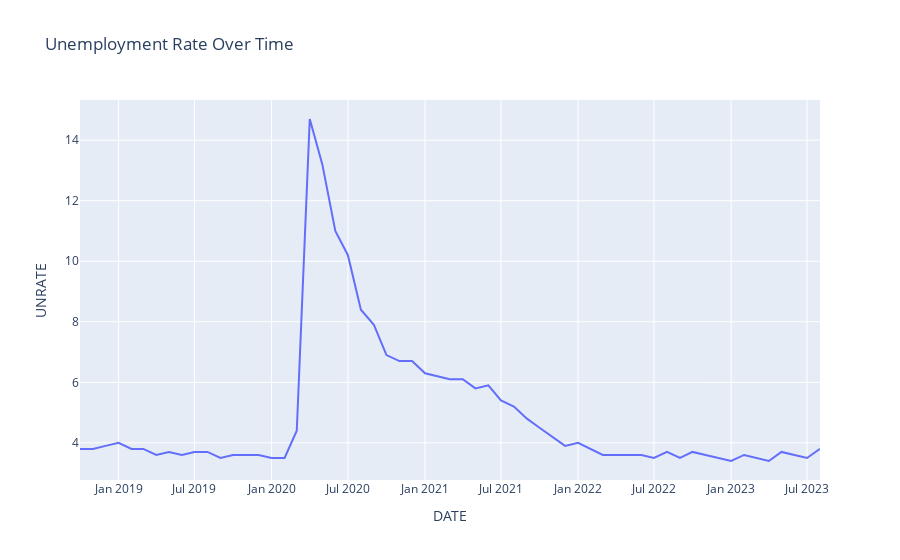

Notebook cell for this chart:
### Markdown cell above
## Unemployment Rate Over Time

### Code cell
# Plotting the unemployment data
fig = px.line(unemployment_data, x=unemployment_data.index, y='UNRATE', title='Unemployment Rate Over Time')
fig.show()

### Figure 1 — Plotly figure (JSON) as saved in the notebook; plotly's stock layout.template omitted (floating-point values rounded to 4 significant figures)
{"data": [{"hovertemplate": "DATE=%{x}<br>UNRATE=%{y}<extra></extra>", "legendgroup": "", "line": {"color": "#636efa", "dash": "solid"}, "marker": {"symbol": "circle"}, "mode": "lines", "name": "", "orientation": "v", "showlegend": false, "type": "scatter", "x": ["2018-10-01T00:00:00", "2018-11-01T00:00:00", "2018-12-01T00:00:00", "2019-01-01T00:00:00", "2019-02-01T00:00:00", "2019-03-01T00:00:00", "2019-04-01T00:00:00", "2019-05-01T00:00:00", "2019-06-01T00:00:00", "2019-07-01T00:00:00", "2019-08-01T00:00:00", "2019-09-01T00:00:00", "2019-10-01T00:00:00", "2019-11-01T00:00:00", "2019-12-01T00:00:00", "2020-01-01T00:00:00", "2020-02-01T00:00:00", "2020-03-01T00:00:00", "2020-04-01T00:00:00", "2020-05-01T00:00:00", "2020-06-01T00:00:00", "2020-07-01T00:00:00", "2020-08-01T00:00:00", "2020-09-01T00:00:00", "2020-10-01T00:00:00", "2020-11-01T00:00:00", "2020-12-01T00:00:00", "2021-01-01T00:00:00", "2021-02-01T00:00:00", "2021-03-01T00:00:00", "2021-04-01T00:00:00", "2021-05-01T00:00:00", "2021-06-01T00:00:00", "2021-07-01T00:00:00", "2021-08-01T00:00:00", "2021-09-01T00:00:00", "2021-10-01T00:00:00", "2021-11-01T00:00:00", "2021-12-01T00:00:00", "2022-01-01T00:00:00", "2022-02-01T00:00:00", "2022-03-01T00:00:00", "2022-04-01T00:00:00", "2022-05-01T00:00:00", "2022-06-01T00:00:00", "2022-07-01T00:00:00", "2022-08-01T00:00:00", "2022-09-01T00:00:00", "2022-10-01T00:00:00", "2022-11-01T00:00:00", "2022-12-01T00:00:00", "2023-01-01T00:00:00", "2023-02-01T00:00:00", "2023-03-01T00:00:00", "2023-04-01T00:00:00", "2023-05-01T00:00:00", "2023-06-01T00:00:00", "2023-07-01T00:00:00", "2023-08-01T00:00:00"], "xaxis": "x", "y": [3.8, 3.8, 3.9, 4, 3.8, 3.8, 3.6, 3.7, 3.6, 3.7, 3.7, 3.5, 3.6, 3.6, 3.6, 3.5, 3.5, 4.4, 14.7, 13.2, 11, 10.2, 8.4, 7.9, 6.9, 6.7, 6.7, 6.3, 6.2, 6.1, 6.1, 5.8, 5.9, 5.4, 5.2, 4.8, 4.5, 4.2, 3.9, 4, 3.8, 3.6, 3.6, 3.6, 3.6, 3.5, 3.7, 3.5, 3.7, 3.6, 3.5, 3.4, 3.6, 3.5, 3.4, 3.7, 3.6, 3.5, 3.8], "yaxis": "y"}], "layout": {"legend": {"tracegroupgap": 0}, "title": {"text": "Unemployment Rate Over Time"}, "xaxis": {"anchor": "y", "domain": [0, 1], "title": {"text": "DATE"}}, "yaxis": {"anchor": "x", "domain": [0, 1], "title": {"text": "UNRATE"}}}}
